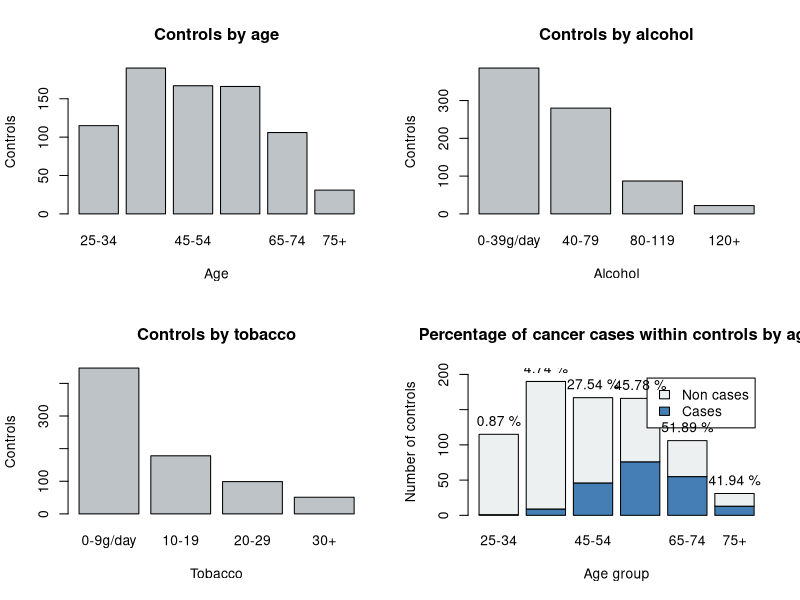
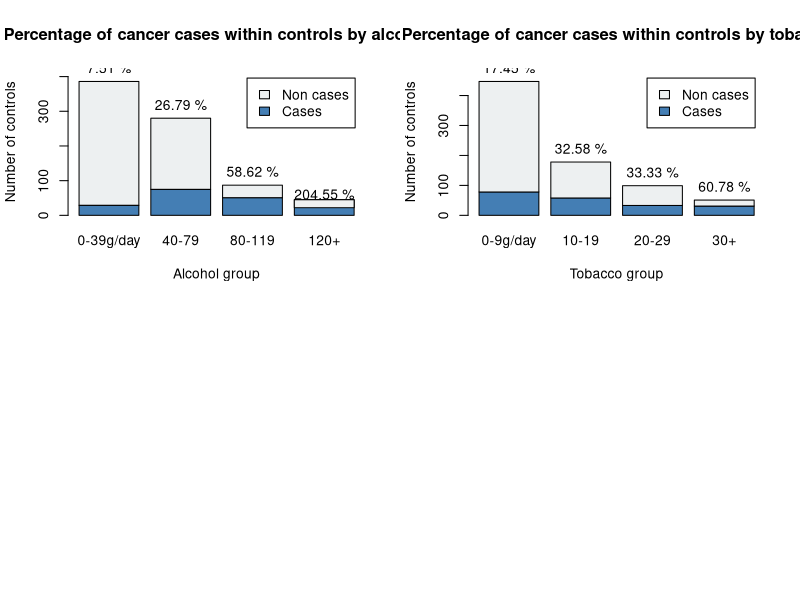
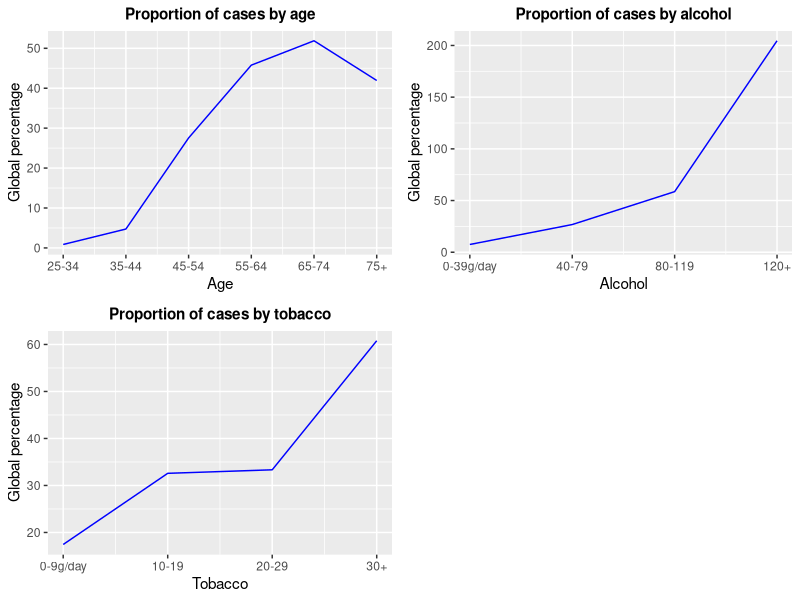

R code for these plots, in order: (Note: this script raises an error after producing the figures.)
## ---- chunk 1
knitr::opts_chunk$set(echo=TRUE, message=FALSE, warning=FALSE)
## ---- chunk 2
# Show the dataset shuffled, so that we see different age groups
set.seed(1)
random <- sample(nrow(esoph))
shuffled <- esoph[random,]
head(shuffled, 10)

cat("Number of combinations: ", dim(esoph)[1], "\nNumber of persons controlled: ",
    sum(esoph$ncontrols))
## ---- chunk 3
summary(esoph)
## ---- chunk 4
tapply(esoph$ncontrols, esoph$agegp, sum)
## ---- chunk 5
par(mfrow=c(2, 2)) 
barplot(tapply(esoph$ncontrols, esoph$agegp, sum), col="#BEC3C7",
        xlab="Age", ylab="Controls", main="Controls by age")
barplot(tapply(esoph$ncontrols, esoph$alcgp, sum), col="#BEC3C7",
        xlab="Alcohol", ylab="Controls", main="Controls by alcohol")
barplot(tapply(esoph$ncontrols, esoph$tobgp, sum), col="#BEC3C7",
        xlab="Tobacco", ylab="Controls", main="Controls by tobacco")
## ---- chunk 6
# Age
age.cases <- tapply(esoph$ncases, esoph$agegp, sum)
age.controls <- tapply(esoph$ncontrols, esoph$agegp, sum)
non_age.cases <- age.controls - age.cases
age.proportions <- age.cases / age.controls * 100
age.ylim <- c(0, 1.1 * max(age.controls))

# Alcohol
alc.cases <- tapply(esoph$ncases, esoph$alcgp, sum)
alc.controls <- tapply(esoph$ncontrols, esoph$alcgp, sum)
non_alc.cases <- alc.controls - alc.cases
alc.proportions <- alc.cases / alc.controls * 100
alc.ylim <- c(0, 1.1 * max(alc.controls))

# Tobacco
tob.cases <- tapply(esoph$ncases, esoph$tobgp, sum)
tob.controls <- tapply(esoph$ncontrols, esoph$tobgp, sum)
non_tob.cases <- tob.controls - tob.cases
tob.proportions <- tob.cases / tob.controls * 100
tob.ylim <- c(0, 1.1 * max(tob.controls))

# Plots
legend <- c("Cases", "Non cases")
colours <- c("#447EB4", "#EDF0F1")
ylab <- "Number of controls"

age.plot <- barplot(rbind(age.cases, non_age.cases), ylim=age.ylim, legend=legend,
                col=colours, xlab="Age group", ylab=ylab,
                main="Percentage of cancer cases within controls by age")
text(x=age.plot, y=age.controls, label=paste(round(age.proportions, 2), "%"), pos=3)

alc.plot <- barplot(rbind(alc.cases, non_alc.cases), ylim=alc.ylim, legend=legend,
                col=colours, xlab="Alcohol group", ylab=ylab,
                main="Percentage of cancer cases within controls by alcohol")
text(x=alc.plot, y=alc.controls, label=paste(round(alc.proportions, 2), "%"), pos=3)
## ---- chunk 7
tob.plot <- barplot(rbind(tob.cases, non_tob.cases), ylim=tob.ylim, legend=legend,
                col=colours, xlab="Tobacco group", ylab=ylab,
                main="Percentage of cancer cases within controls by tobacco")
text(x=tob.plot, y=tob.controls, label=paste(round(tob.proportions, 2), "%"), pos=3)
## ---- chunk 8
library(ggplot2)
library(ggpubr)

age.plot <- ggplot(as.data.frame(age.proportions), aes(x=c(0:5), y=age.proportions)) +
  geom_line(col="blue") + scale_x_continuous(labels=levels(esoph$age)) +
  labs(title="Proportion of cases by age", x="Age", y="Global percentage") +
  theme(plot.title=element_text(size=11, face="bold", hjust=0.5))
alc.plot <- ggplot(as.data.frame(alc.proportions), aes(x=c(0:3), y=alc.proportions)) +
  geom_line(col="blue") + scale_x_continuous(labels=levels(esoph$alcgp)) +
  labs(title="Proportion of cases by alcohol", x="Alcohol", y="Global percentage") +
  theme(plot.title=element_text(size=11, face="bold", hjust=0.5))
tob.plot <- ggplot(as.data.frame(tob.proportions), aes(x=c(0:3), y=tob.proportions)) +
  geom_line(col="blue") + scale_x_continuous(labels=levels(esoph$tobgp)) +
  labs(title="Proportion of cases by tobacco", x="Tobacco", y="Global percentage") +
  theme(plot.title=element_text(size=11, face="bold", hjust=0.5))

ggarrange(age.plot, alc.plot, tob.plot)
## ---- chunk 9
age <- as.numeric(esoph$agegp)
alcohol <- as.numeric(esoph$alcgp)
tobacco <- as.numeric(esoph$tobgp)
cases <- esoph$ncases / esoph$ncontrols

esoph.prop <- data.frame(age, alcohol, tobacco, cases)
summary(esoph.prop$cases)
## ---- chunk 10
esoph.prop.corr <- cor(esoph.prop)
esoph.prop.corr
## ---- chunk 11
cleanTable <- function(table, threshold, subst=NA, rev=FALSE) {
  for (i in seq(1, length(table[,1]))) {
		for (j in seq(1, length(table[1,]))) {
		  if (i == j ||
		      !is.null(threshold) &&
		      xor(rev, table[i, j] > -threshold && table[i, j] < threshold)) {
				table[i, j] <- subst
			}
		}
	}
	return (table)
}

# Masking low values
print(cleanTable(esoph.prop.corr, 0.5), digits=3, na.print=".")

# Graphically
library(corrplot)
esoph.prop.corr.plot <- cleanTable(esoph.prop.corr, NULL)
corrplot.mixed(as.matrix(esoph.prop.corr.plot), lower="color", upper="color",
               order="hclust", title="Correlation matrix", addCoef.col="black",
               tl.col="blue", tl.srt=45, mar=c(0,0,2,5))
## ---- chunk 12
cor.test(esoph.prop$age, esoph.prop$cases)
## ---- chunk 13
library(Hmisc)
print(cleanTable(rcorr(as.matrix(esoph.prop))$P, 0.05, rev=TRUE), digits=3, na.print=".")
## ---- chunk 14
esoph.prop.qual <- data.frame(esoph$agegp, esoph$alcgp, esoph$tobgp, esoph.prop$cases)
names(esoph.prop.qual) <- c("age", "alcohol", "tobacco", "cases")

age.alc <- ggplot(esoph.prop.qual, aes(alcohol, cases, fill=age)) +
  geom_bar(stat="identity", position="dodge") +
  labs(title="Age by alcohol", y="Cases proportion") +
  theme(plot.title=element_text(size=11, face="bold", hjust=0.5),
        axis.text=element_text(size=7))
alc.tob <- ggplot(esoph.prop.qual, aes(tobacco, cases, fill=alcohol)) +
  geom_bar(stat="identity", position="dodge") +
  labs(title="Alcohol by tobacco", y="Cases proportion") +
  theme(plot.title=element_text(size=11, face="bold", hjust=0.5),
        axis.text=element_text(size=7))
age.tob <- ggplot(esoph.prop.qual, aes(tobacco, cases, fill=age)) +
  geom_bar(stat="identity", position="dodge") +
  labs(title="Age by tobacco", y="Cases proportion") +
  theme(plot.title=element_text(size=11, face="bold", hjust=0.5),
        axis.text=element_text(size=7))

ggarrange(age.alc, alc.tob, age.tob)
## ---- chunk 15
y.age <- esoph.prop$age
X <- esoph.prop$cases

age.lm <- lm(X ~ y.age)
summary(age.lm)
## ---- chunk 16
# Age linear regression visualisation

# We remove 1 to start at 0 instead of 1, in order to plot the line from 0.
# As age is a qualitative variable, it does not change the model, only the intercept.
y.age <- y.age - 1

ggplot(esoph.prop, aes(x=y.age, y=X)) + geom_point(size=1) +
  geom_smooth(method="lm") + stat_regline_equation(label.x=0.1, label.y=0.35) +
  stat_sum() + scale_x_continuous(labels=levels(esoph$agegp)) +
  stat_summary(fun.data=mean_cl_normal, col="red", lwd=1.5, alpha=0.3) +
  labs(title="Linear Regression of cases by age group", x="Age Groups",
       y="Proportion of cancers (%)") + theme_bw() +
  theme(plot.title=element_text(size=14, face="bold", hjust=0.5))
## ---- chunk 17
# Alcohol linear regression
y.alc <- esoph.prop$alcohol

alc.lm <- lm(X ~ y.alc)
summary(alc.lm)

y.alc <- y.alc - 1
ggplot(esoph.prop, aes(x=y.alc, y=X)) + geom_point(size=1) +
  geom_smooth(method="lm") + stat_regline_equation(label.x=0.1, label.y=0.35) +
  stat_sum() + scale_x_continuous(labels=levels(esoph$alcgp)) +
  stat_summary(fun.data=mean_cl_normal, col="red", lwd=1.5, alpha=0.3) +
  labs(title="Linear Regression of cases by alcohol", x="Alcohol Groups",
       y="Proportion of cancers (%)") + theme_bw() +
  theme(plot.title=element_text(size=14, face="bold", hjust=0.5))
## ---- chunk 18
# Tobacco linear regression
y.tob <- esoph.prop$tobacco

tob.lm <- lm(X ~ y.tob)
summary(tob.lm)

y.tob <- y.tob - 1
ggplot(esoph.prop, aes(x=y.tob, y=X)) + geom_point(size=1) +
  geom_smooth(method="lm") + stat_regline_equation(label.x=0.1, label.y=0.5) +
  stat_sum() + scale_x_continuous(labels=levels(esoph$tobgp)) +
  stat_summary(fun.data=mean_cl_normal, col="red", lwd=1.5, alpha=0.3) +
  labs(title="Linear Regression of cases by tobacco", x="Tobacco Groups",
       y="Proportion of cancers (%)") + theme_bw() +
  theme(plot.title=element_text(size=14, face="bold", hjust=0.5))
## ---- chunk 19
lm <- lm(cases ~ age + alcohol + tobacco, data=esoph.prop)
summary(lm)
## ---- chunk 20
logist <- glm(cases ~ age + alcohol + tobacco, data=esoph.prop, family=binomial)
summary(logist)
## ---- chunk 21
lk.full <- -logist$deviance / 2
lk.null <- -logist$null.deviance / 2

logist.pseudo.rsq <- 1 - lk.full / lk.null

logist.p_value <- 1 - pchisq(2 * (lk.full - lk.null),
                             df=(length(logist$coefficients) - 1))

cat("R squared: ", logist.pseudo.rsq, "\np-value: ", logist.p_value)
## ---- chunk 22

prediction <- data.frame(prob=logist$fitted.values, cases=esoph.prop$cases)

# Add a column with samples indexes in order to plot the results.
prediction <- prediction[order(prediction$prob, decreasing=FALSE),]
prediction$index <- 1:nrow(prediction)

head(prediction)

ggplot(data=prediction, aes(x=index, y=prob)) +
	geom_point(aes(color=cases), shape=4, stroke=2) + theme_bw() +
	labs(title="Predictions compared to observations",
	     x="Index of predictions", y="Predicted probability") +
  theme(plot.title=element_text(size=14, face="bold", hjust=0.5))
## ---- chunk 23
esoph.prop.precision <- ifelse(esoph.prop$cases > 0.5, 1, 0)
predict.precision <- ifelse(logist$fitted.values > 0.5, 1, 0)

mean(esoph.prop.precision == predict.precision)
## ---- chunk 24
for (i in esoph.prop$cases) {
  if (i < 0.25) { esoph.prop.precision[length(esoph.prop.precision)+1] <- 0.25 }
  else if (i < 0.5) { esoph.prop.precision[length(esoph.prop.precision)+1] <- 0.5 }
  else if (i < 0.75) { esoph.prop.precision[length(esoph.prop.precision)+1] <- 0.75 }
  else { esoph.prop.precision[length(esoph.prop.precision)+1] <- 1}
}

for (i in logist$fitted.values) {
  if (i < 0.25) { predict.precision[length(predict.precision)+1] <- 0.25 }
  else if (i < 0.5) { predict.precision[length(predict.precision)+1] <- 0.5 }
  else if (i < 0.75) { predict.precision[length(predict.precision)+1] <- 0.75 }
  else { predict.precision[length(predict.precision)+1] <- 1}
}

mean(esoph.prop.precision == predict.precision)
